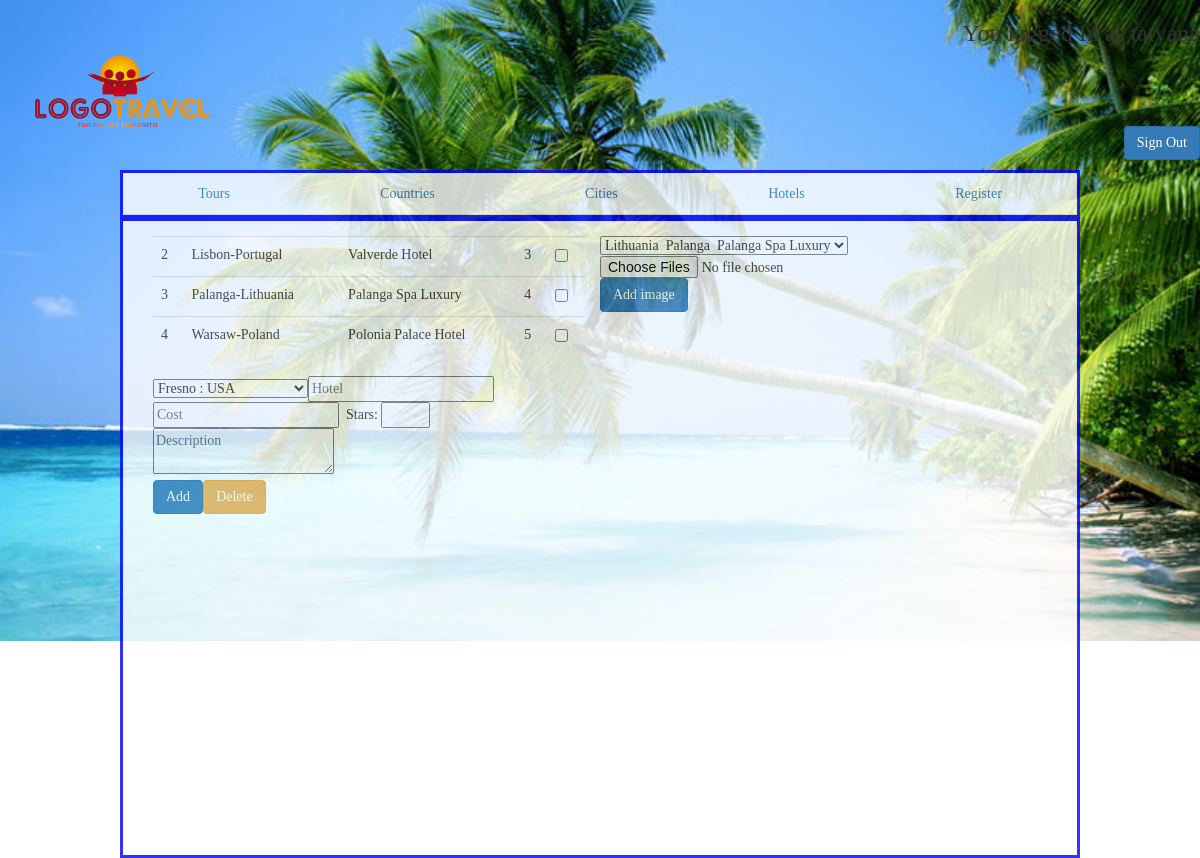
Screenshot of /index.php?menu=4 (signed in) with the database file from the repository.
### tables this page shows
CREATE TABLE `Hotels` (
  `id` int(11) NOT NULL,
  `hotel` varchar(64) DEFAULT NULL,
  `cityid` int(11) DEFAULT NULL,
  `countryid` int(11) DEFAULT NULL,
  `stars` int(11) DEFAULT NULL,
  `cost` int(11) DEFAULT NULL,
  `info` varchar(1024) DEFAULT NULL
);

CREATE TABLE `Cities` (
  `id` int(11) NOT NULL,
  `city` varchar(64) DEFAULT NULL,
  `countryid` int(11) DEFAULT NULL,
  `ucity` varchar(128) DEFAULT NULL
);

CREATE TABLE `Countries` (
  `id` int(11) NOT NULL,
  `country` varchar(64) DEFAULT NULL
);

### pages/hotels.php (the view, shortened to what this page needs)
<?php
if (!isset($_SESSION['reg']))
{
 echo '<h3 class="text-content"><span style="color:red;">You should authorize as admin!</span></h3>';
}
else
{
  echo '<div class="col-sm-6 col-md-6 col-lg-6 left">';
	echo '<form action="index.php?menu=4" method="post" class="input-group" id="formhotel">';
	$sel='SELECT ci.id, ci.city,
	ho.id, ho.hotel, ho.cityid, ho.countryid, ho.stars, ho.info,
	co.id, co.country
	from cities ci, hotels ho, countries co
	WHERE ho.cityid=ci.id and ho.countryid=co.id';
	$res=mysql_query($sel);
	echo '<table class="table" width="100%">';
	while ($row=mysql_fetch_array($res,MYSQL_NUM)) {
		echo '<tr>';
		echo '<td>'.$row[2].'</td>';
		echo '<td>'.$row[1]."-".$row[9].'</td>';
		echo '<td>'.$row[3].'</td>';
		echo '<td>'.$row[6].'</td>';
		echo '<td><input type="checkbox" name="hb'.$row[2].'"></td>';
		echo '</tr>';
	}
	echo '</table>';
	$sel='SELECT ci.id, ci.city, co.country, co.id
	from countries co, cities ci
	WHERE ci.countryid=co.id';
	$res=mysql_query($sel);
	echo '<select name="hcity" class="">';
	while ($row=mysql_fetch_array($res,MYSQL_NUM)){
		echo '<option value="'.$row[0].'">'.$row[1]." : ".$row[2].'</option>';
	}
	echo '</select>';
	echo '<input type="text" name="hotel" placeholder="Hotel">';
	echo '<input type="text" name="cost" placeholder="Cost">';
	echo '&nbsp;&nbsp;Stars: <input type="number" name="stars" min="1" max="5">';
	echo '<br><textarea name="info" placeholder="Description">';
	echo '</textarea><br>';
	echo '<input type="submit" name="addhotel" value="Add"
		class="btn btn-primary">';
	echo '<input type="submit" name="delhotel" value="Delete"
		class="btn btn-warning">';
	echo '</form>';
	echo '</div>';
echo '<form action="index.php?menu=4" method="post" enctype="multipart/form-data" class="input-group">';
echo '<select name="hotelid">';
$sel='select ho.id, co.country, ci.city, ho.hotel
      from countries co, cities ci, hotels ho
      where co.id=ho.countryid and ci.id=ho.cityid
      order by co.country';
      $res=mysql_query($sel);
while($row=mysql_fetch_array($res))
{
     echo '<option value="'.$row[0].'">';
     echo $row[1].'&nbsp;&nbsp;'.$row[2].'&nbsp;&nbsp;'.$row[3].'</option>';
}
echo '</select>';
echo '<input type=file name="fn[]" multiple accept="image/*">';
echo '<input type="submit" name="addimg" value="Add image" class="btn btn-primary">';
echo '</form>';
}
	?>

### css/style.css (style rules this page uses)
html, body { width:100%; height:100%; }
.bodystyle { background: url(../images/422.jpg) no-repeat; background-size: 100%; font-family: 'Georgia'; }

### rows the page displays
hotels: id "2", cityid.city "Lisbon", countryid.country "Portugal", hotel "Valverde Hotel", stars "3"
hotels: id "3", cityid.city "Palanga", countryid.country "Lithuania", hotel "Palanga Spa Luxury", stars "4"
hotels: id "4", cityid.city "Warsaw", countryid.country "Poland", hotel "Polonia Palace Hotel", stars "5"

### other values shown
$_SESSION['reg'] "tatyana"
form field hcity "Fresno : USA"
form field hotelid "Lithuania Palanga Palanga Spa Luxury"
